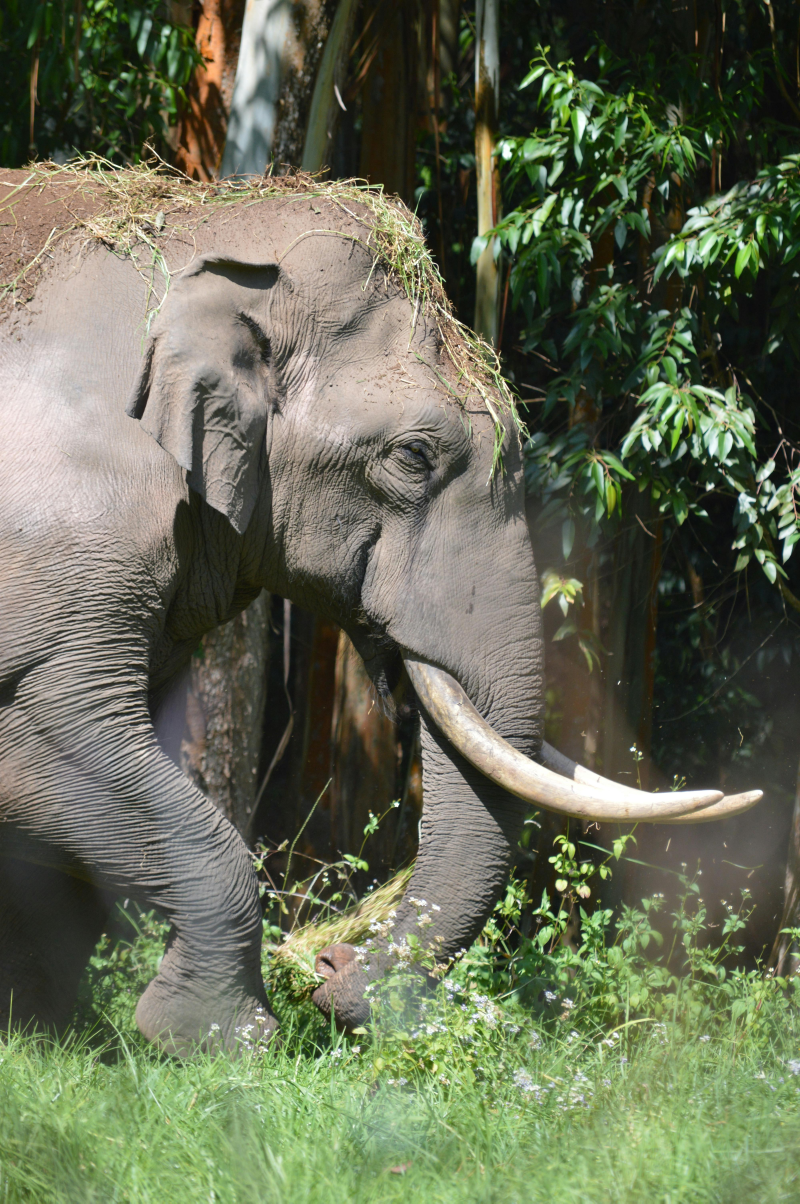
#> input picture OFDM/pexels-tian-2499271.jpg, 4000 x 6016 px, found by its file name (shown at 1/5 size)
$ jupyter execute OFDM.ipynb
#> lines starting #> are read from the running program, lines starting #| are printed output that depends on the picture
# 🧩 OFDM Fundamentals

--> **Author:** Rahul Gulia
--> **Ph.D. Student**
--> **Rochester Institute of Technology**

## Key Points:

1. Multi-carrier modulation: OFDM divides a high-rate data stream into multiple low-rate substreams distributed over orthogonal carriers.
2. Orthogonal signals: In OFDM, sub-carriers are spaced at intervals delta_f = 1/T, where T is the symbol duration

[cell 1]
import numpy as np
import matplotlib.pyplot as plt

# Parameters
T = 1  # symbol duration (seconds)
N = 4  # number of subcarriers
fs = 100  # sampling frequency
t = np.linspace(0, T, int(T * fs), endpoint=False)

# Generate orthogonal subcarriers
subcarriers = [np.sin(2 * np.pi * n / T * t) for n in range(N)]

# Plot the subcarriers
plt.figure(figsize=(12, 8))
for i, carrier in enumerate(subcarriers):
    plt.subplot(N, 1, i + 1)
    plt.plot(t, carrier, label=f'Subcarrier {i} (f = {i/T:.1f} Hz)')
    plt.title(f'Orthogonal Subcarrier {i}')
    plt.ylabel('Amplitude')
    plt.grid(True)
    plt.legend(loc='upper right')
plt.xlabel('Time (s)')
plt.tight_layout()
plt.show()
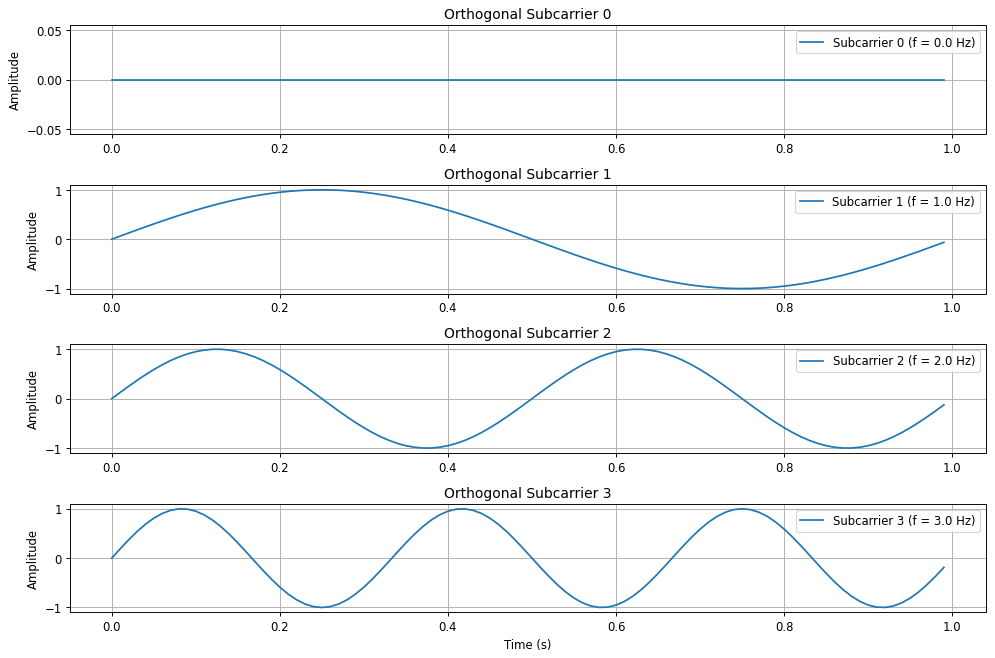
#> figure drawn by matplotlib, 4 panels; panel 2: curve peaks at x = 0.25, y = 1; panel 3: curve peaks at x = 0.12, y = 0.998; panel 4: curve peaks at x = 0.75, y = 1

* After learning about the orthogonal signals, lets dive into OFDM

# OFDM: Transmitting random bits

[cell 2]
import numpy as np
import matplotlib.pyplot as plt
from scipy import interpolate

def ofdm_simulation():
    # Simulation parameters
    num_bits = 10000
    mod_scheme = '16-QAM'
    N = 64                  # Number of subcarriers
    CP = 16                 # Cyclic prefix length
    pilot_positions = [0, 16, 32, 48]
    snr_db_values = np.arange(0, 50, 2)  # Reasonable SNR range

    # Modulation config
    config = {
        'QPSK': {
            'bits': 2,
            'symbols': np.array([1+1j, -1+1j, -1-1j, 1-1j]) / np.sqrt(2)
        },
        '16-QAM': {
            'bits': 4,
            'symbols': np.array([
                -3-3j, -3-1j, -3+3j, -3+1j,
                -1-3j, -1-1j, -1+3j, -1+1j,
                 3-3j,  3-1j,  3+3j,  3+1j,
                 1-3j,  1-1j,  1+3j,  1+1j
            ]) / np.sqrt(10)  # Normalize average power to 1
        }
    }
    cfg = config[mod_scheme]

    # Generate random bitstream (ensure it's a multiple of bits per symbol)
    tx_bits = np.random.randint(0, 2, num_bits)
    extra_bits = len(tx_bits) % cfg['bits']
    if extra_bits != 0:
        tx_bits = tx_bits[:-extra_bits]

    # Map bits to symbols
    reshaped_bits = tx_bits.reshape(-1, cfg['bits'])
    symbol_indices = np.array([int("".join(str(b) for b in row), 2) for row in reshaped_bits])
    tx_symbols = cfg['symbols'][symbol_indices]

    ber_results = []

    for snr_db in snr_db_values:
        # Padding symbols to fill complete OFDM blocks
        symbols = np.copy(tx_symbols)
        if len(symbols) % N != 0:
            pad = N - len(symbols) % N
            symbols = np.concatenate([symbols, np.zeros(pad, dtype=complex)])

        ofdm_blocks = symbols.reshape(-1, N)

        # Insert pilots
        pilot_symbol = 1 + 1j
        ofdm_blocks[:, pilot_positions] = pilot_symbol

        # IFFT and add Cyclic Prefix
        time_blocks = np.fft.ifft(ofdm_blocks, axis=1)
        time_blocks_cp = np.concatenate([time_blocks[:, -CP:], time_blocks], axis=1)
        tx_signal = time_blocks_cp.flatten()

        # Channel (multipath + AWGN)
        channel_taps = np.array([1.0, 0.0, 0.3])
        channel_taps = channel_taps / np.linalg.norm(channel_taps)  # Normalize energy
        rx_signal = np.convolve(tx_signal, channel_taps, mode='same')  # Apply multipath
        signal_power = np.mean(np.abs(rx_signal)**2)
        noise_power = signal_power / (10**(snr_db/10))
        noise = np.sqrt(noise_power/2) * (np.random.randn(len(rx_signal)) + 1j*np.random.randn(len(rx_signal)))
        rx_signal += noise  # Add AWGN *after* channel

        # Receiver: Reshape & Remove CP
        rx_blocks = rx_signal.reshape(-1, N + CP)
        rx_blocks = rx_blocks[:, CP:]  # Remove CP
        rx_symbols_blocks = np.fft.fft(rx_blocks, axis=1)

        # Channel Estimation (pilot-based)
        H_est = np.ones_like(rx_symbols_blocks)
        for pos in pilot_positions:
            H_est[:, pos] = rx_symbols_blocks[:, pos] / pilot_symbol

        # Interpolate channel response across all subcarriers
        x = np.arange(N)
        for i in range(H_est.shape[0]):
            H_real = interpolate.interp1d(pilot_positions, H_est[i, pilot_positions].real, kind='linear', fill_value="extrapolate")(x)
            H_imag = interpolate.interp1d(pilot_positions, H_est[i, pilot_positions].imag, kind='linear', fill_value="extrapolate")(x)
            H_est[i] = H_real + 1j * H_imag

        # Equalize
        rx_eq = rx_symbols_blocks / H_est
        rx_eq = rx_eq.flatten()[:len(tx_symbols)]  # Trim padding

        # Symbol Detection
        distances = np.abs(rx_eq[:, None] - cfg['symbols'][None, :])
        detected_indices = np.argmin(distances, axis=1)

        # Convert symbol indices back to bits
        rx_bits = np.array([np.binary_repr(i, width=cfg['bits']) for i in detected_indices])
        rx_bits = np.array([list(map(int, b)) for b in rx_bits]).flatten()

        # Compute BER
        min_len = min(len(tx_bits), len(rx_bits))
        ber = np.mean(tx_bits[:min_len] != rx_bits[:min_len])
        ber_results.append(ber)
        print(f"SNR: {snr_db:2d} dB | BER: {ber:.3e} | {'✓' if ber < 0.1 else '✗'}")

    # Plot results
    plt.figure(figsize=(10, 6))
    plt.semilogy(snr_db_values, ber_results, 'bo-', linewidth=2, markersize=6)
    plt.xlabel('SNR (dB)')
    plt.ylabel('Bit Error Rate (BER)')
    plt.title(f'OFDM BER Performance ({mod_scheme})')
    plt.grid(True, which='both')
    plt.tight_layout()
    plt.show()
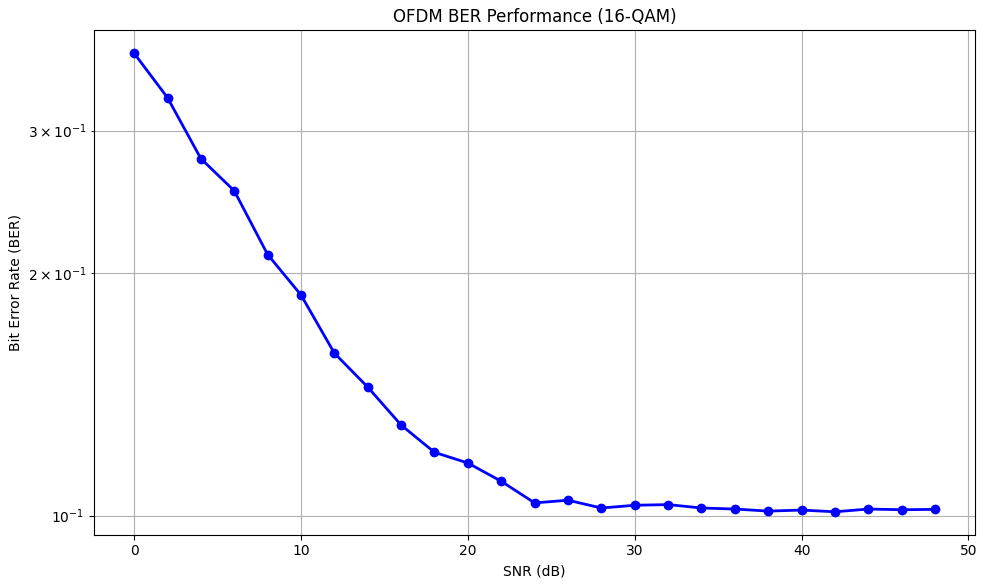
#> figure drawn by matplotlib, 1 panel; curve peaks at x = 0, y = 0.374

ofdm_simulation()

# OFDM Model: Transmitting an image file

                                Input Data → Modulation (QAM/PSK) → Serial to Parallel → IFFT → Add Cyclic Prefix
                                                                       ↓

                                                Channel (with multipath fading and noise)
                                                                       ↓

                                Output Data ← Demodulation ← Parallel to Serial ← FFT ← Remove Cyclic Prefix

[cell 3]
import numpy as np
import matplotlib.pyplot as plt
from PIL import Image
from scipy import interpolate

# === Helper Functions (helper_function.py - Integrated) ===
def get_modulation_config(mod_scheme):
    if mod_scheme == 'BPSK':
        return {'bits_per_symbol': 1, 'constellation': np.array([-1+0j, 1+0j])}
    elif mod_scheme == 'QPSK':
        return {'bits_per_symbol': 2, 'constellation': np.array([-1-1j, -1+1j, 1-1j, 1+1j]) / np.sqrt(2)}
    elif mod_scheme == '8-PSK':
        return {'bits_per_symbol': 3, 'constellation': np.exp(1j * np.arange(0, 2 * np.pi, 2 * np.pi / 8))}
    elif mod_scheme == '16-QAM':
        return {'bits_per_symbol': 4, 'constellation': np.array([-3-3j, -3-1j, -3+3j, -3+1j,
                                                                 -1-3j, -1-1j, -1+3j, -1+1j,
                                                                  3-3j,  3-1j,  3+3j,  3+1j,
                                                                  1-3j,  1-1j,  1+3j,  1+1j]) / np.sqrt(10)}
    elif mod_scheme == '64-QAM':
        levels = [-7, -5, -3, -1, 1, 3, 5, 7]
        constellation = np.array([x + 1j * y for y in levels for x in levels]) / np.sqrt(42)
        return {'bits_per_symbol': 6, 'constellation': constellation}
    elif mod_scheme == '256-QAM':
        levels = [-15, -13, -11, -9, -7, -5, -3, -1, 1, 3, 5, 7, 9, 11, 13, 15]
        constellation = np.array([x + 1j * y for y in levels for x in levels]) / np.sqrt(170)
        return {'bits_per_symbol': 8, 'constellation': constellation}
    else:
        raise ValueError(f"Unsupported modulation scheme: {mod_scheme}")

def modulate_bits(bits, mod_scheme):
    config = get_modulation_config(mod_scheme)
    bits_per_symbol = config['bits_per_symbol']
    constellation = config['constellation']
    num_symbols = len(bits) // bits_per_symbol
    if len(bits) % bits_per_symbol != 0:
        raise ValueError("Number of bits must be a multiple of bits per symbol.")
    indices = bits.reshape(-1, bits_per_symbol).dot(1 << np.arange(bits_per_symbol - 1, -1, -1))
    return constellation[indices]

def demodulate_symbols(symbols, mod_scheme):
    config = get_modulation_config(mod_scheme)
    constellation = config['constellation']
    bits_per_symbol = config['bits_per_symbol']
    demodulated_bits = []
    for symbol in symbols:
        distances = np.abs(constellation - symbol)**2
        closest_index = np.argmin(distances)
        binary_representation = np.binary_repr(closest_index, width=bits_per_symbol)
        demodulated_bits.extend([int(b) for b in binary_representation])
    return np.array(demodulated_bits)

def add_awgn(signal, snr_db):
    snr_linear = 10**(snr_db / 10)
    signal_power = np.mean(np.abs(signal)**2)
    noise_power = signal_power / snr_linear
    if np.iscomplexobj(signal):
        noise = np.sqrt(noise_power / 2) * (np.random.randn(*signal.shape) + 1j * np.random.randn(*signal.shape))
    else:
        noise = np.sqrt(noise_power) * np.random.randn(*signal.shape)
    return signal + noise

def plot_constellation(received_symbols, transmitted_symbols=None):
    plt.scatter(np.real(received_symbols), np.imag(received_symbols), marker='o', label='Received Symbols')
    if transmitted_symbols is not None:
        plt.scatter(np.real(transmitted_symbols), np.imag(transmitted_symbols), marker='x', color='red', label='Transmitted Symbols')
    plt.xlabel('In-Phase')
    plt.ylabel('Quadrature')
    plt.title('Constellation Diagram')
    plt.legend()
    plt.grid(True)
    plt.axis('equal')

# === Main Script ===
if __name__ == "__main__":
    # === Step 1: Load and Preprocess Image ===
    img_path = "/home/rg9828/Documents/Blogger/Cellular_Modem/Cellular_Modem/pexels-tian-2499271.jpg"
    try:
        img = Image.open(img_path).convert('L')  # Grayscale
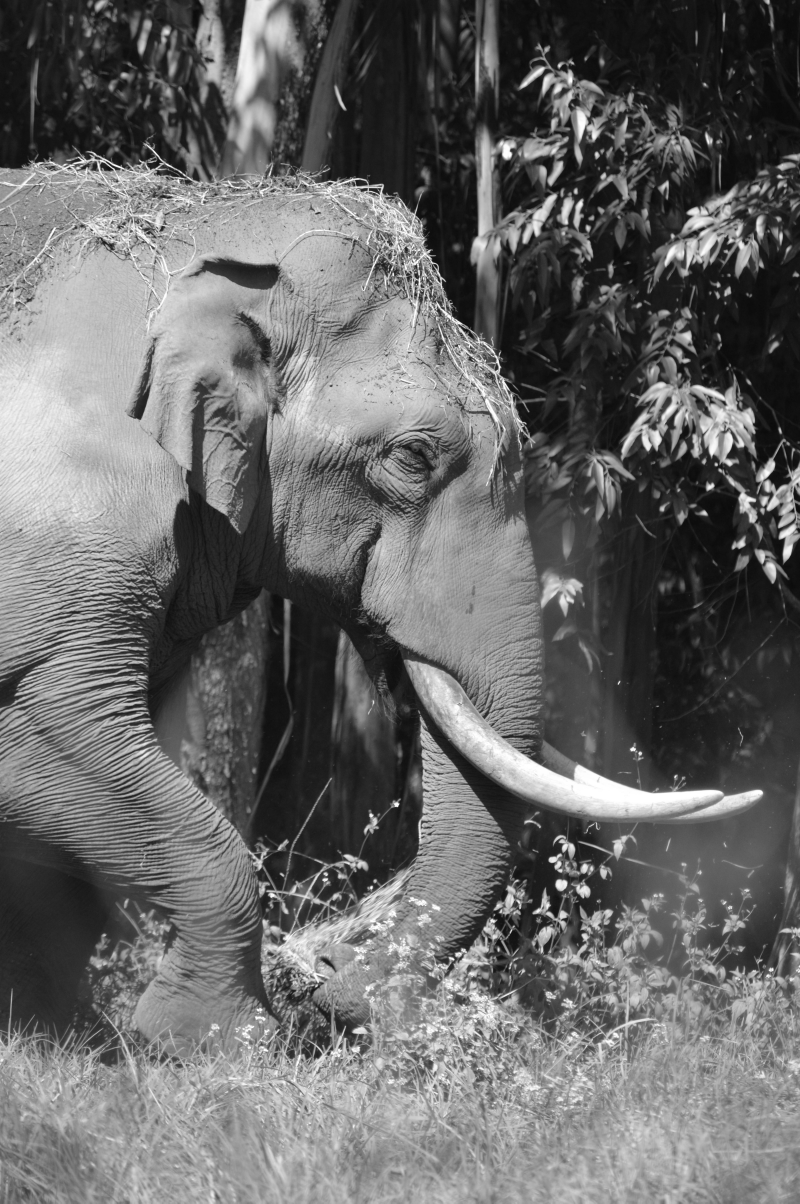
#> img: PIL image 4000x6016 L (shown at 1/5 size); min 6, max 255, mean 104.6
        img = img.resize((128, 128))             # Resize image
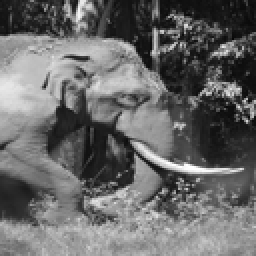
#> img: PIL image 128x128 L (shown 2 times larger); min 6, max 255, mean 104.6
        img_array = np.array(img)
        binary_data = np.unpackbits(img_array.astype(np.uint8))  # Flatten to 1D binary
    except FileNotFoundError:
        print(f"Error: Image file not found at {img_path}. Using random binary data instead.")
        binary_data = np.random.randint(0, 2, 128 * 128 * 8)

    # === Step 2: OFDM Configuration ===
    N = 64  # OFDM subcarriers
    CP = 16
    modulation_schemes = ['BPSK', 'QPSK', '8-PSK', '16-QAM', '64-QAM', '256-QAM']
    snr_db_values = np.arange(0, 40, 2)  # Increased SNR range to accommodate higher modulations
    pilot_positions = np.arange(0, N, 8)  # Increased pilot density
    channel_taps = np.array([0.9, 0.2 * np.exp(-1j * np.pi / 4)]) # More realistic channel

    ber_results_all_schemes = {}

    # === Step 3: BER Calculation for Each Modulation Scheme ===
    for mod_scheme in modulation_schemes:
        print(f"\n--- Calculating BER vs SNR for Modulation: {mod_scheme} ---")
        ber_results = []
        mod_config = get_modulation_config(mod_scheme)
        bits_per_symbol = mod_config['bits_per_symbol']
        num_symbols = len(binary_data) // bits_per_symbol
        tx_bits_original = np.array(binary_data[:num_symbols * bits_per_symbol])
        tx_symbols_original = modulate_bits(tx_bits_original, mod_scheme)

        for snr_db in snr_db_values:
            symbols = np.copy(tx_symbols_original)
            if len(symbols) % N != 0:
                padding_len = N - len(symbols) % N
                symbols = np.concatenate([symbols, np.zeros(padding_len, dtype=complex)])

            num_ofdm_blocks = len(symbols) // N
            ofdm_blocks = symbols.reshape(num_ofdm_blocks, N)
            pilot_value = 1 + 1j
            for block in ofdm_blocks:
                block[pilot_positions] = pilot_value

            time_blocks = np.fft.ifft(ofdm_blocks, axis=1)
            time_blocks_cp = np.concatenate([time_blocks[:, -CP:], time_blocks], axis=1)
            tx_signal = time_blocks_cp.flatten()

            # Channel and Noise
            rx_signal = add_awgn(tx_signal, snr_db)
            rx_signal = np.convolve(rx_signal, channel_taps, mode='same')

            # OFDM Demodulation
            num_rx_blocks = len(rx_signal) // (N + CP)
            if num_rx_blocks * (N + CP) > len(rx_signal):
                num_rx_blocks -= 1
            rx_blocks = rx_signal[:num_rx_blocks * (N + CP)].reshape(-1, N + CP)
            rx_blocks_cp_removed = rx_blocks[:, CP:]
            rx_symbols_blocks_noisy = np.fft.fft(rx_blocks_cp_removed, axis=1)

            # Channel Estimation
            H_est = np.zeros_like(rx_symbols_blocks_noisy, dtype=complex)
            pilot_indices = np.array(pilot_positions)
            for block_idx in range(rx_symbols_blocks_noisy.shape[0]):
                received_pilots = rx_symbols_blocks_noisy[block_idx, pilot_indices]
                channel_at_pilots = received_pilots / pilot_value
                interp_real = interpolate.interp1d(pilot_indices, np.real(channel_at_pilots), kind='linear', fill_value="extrapolate")
                interp_imag = interpolate.interp1d(pilot_indices, np.imag(channel_at_pilots), kind='linear', fill_value="extrapolate")
                H_est[block_idx, :] = interp_real(np.arange(N)) + 1j * interp_imag(np.arange(N))

            # Equalization
            rx_symbols_eq_blocks = rx_symbols_blocks_noisy / H_est
            rx_symbols_eq = rx_symbols_eq_blocks.flatten()[:len(tx_symbols_original)]

            # Demodulation
            rx_bits_final = demodulate_symbols(rx_symbols_eq, mod_scheme)[:len(tx_bits_original)]

            # BER Calculation
            ber = np.mean(rx_bits_final != tx_bits_original)
            ber_results.append(ber)
            print(f"SNR: {snr_db} dB, BER: {ber:.2e} ({mod_scheme})")

        ber_results_all_schemes[mod_scheme] = ber_results

    # === Step 4: Plot BER Curves ===
    plt.figure(figsize=(12, 7))
    for mod_scheme, ber_results in ber_results_all_schemes.items():
        plt.semilogy(snr_db_values, ber_results, marker='o', linestyle='-', label=mod_scheme)
    plt.xlabel('SNR (dB)')
    plt.ylabel('Bit Error Rate (BER)')
    plt.title('BER vs SNR for Different Modulation Schemes in OFDM System')
    plt.grid(True, which="both", ls="--")
    plt.ylim(1e-6, 1)
    plt.legend()
    plt.show()

    # === Step 5: Reconstruct Image for a Fixed SNR ===
    fixed_snr_db = 30  # Increased SNR for higher modulations
    num_rows = 2
    num_cols = 4
    plt.figure(figsize=(15, 10))
    plt.subplot(num_rows, num_cols, 1)
    plt.imshow(img_array, cmap='gray')
    plt.title("Original Image")
    plt.axis('off')

    for i, mod_scheme in enumerate(modulation_schemes):
        print(f"\n--- Reconstructing Image with Modulation: {mod_scheme} at SNR = {fixed_snr_db} dB ---")
        mod_config = get_modulation_config(mod_scheme)
        bits_per_symbol = mod_config['bits_per_symbol']
        num_symbols = len(binary_data) // bits_per_symbol
        tx_bits_original = np.array(binary_data[:num_symbols * bits_per_symbol])
        tx_symbols_original = modulate_bits(tx_bits_original, mod_scheme)

        symbols = np.copy(tx_symbols_original)
        if len(symbols) % N != 0:
            padding_len = N - len(symbols) % N
            symbols = np.concatenate([symbols, np.zeros(padding_len, dtype=complex)])

        num_ofdm_blocks = len(symbols) // N
        ofdm_blocks = symbols.reshape(num_ofdm_blocks, N)
        pilot_value = 1 + 1j
        for block in ofdm_blocks:
            block[pilot_positions] = pilot_value

        time_blocks = np.fft.ifft(ofdm_blocks, axis=1)
        time_blocks_cp = np.concatenate([time_blocks[:, -CP:], time_blocks], axis=1)
        tx_signal = time_blocks_cp.flatten()

        # Channel and Noise
        rx_signal = add_awgn(tx_signal, fixed_snr_db)
        rx_signal = np.convolve(rx_signal, channel_taps, mode='same')

        # OFDM Demodulation
        num_rx_blocks = len(rx_signal) // (N + CP)
        if num_rx_blocks * (N + CP) > len(rx_signal):
            num_rx_blocks -= 1
        rx_blocks = rx_signal[:num_rx_blocks * (N + CP)].reshape(-1, N + CP)
        rx_blocks_cp_removed = rx_blocks[:, CP:]
        rx_symbols_blocks_noisy = np.fft.fft(rx_blocks_cp_removed, axis=1)

        # Channel Estimation
        H_est = np.zeros_like(rx_symbols_blocks_noisy, dtype=complex)
        pilot_indices = np.array(pilot_positions)
        for block_idx in range(rx_symbols_blocks_noisy.shape[0]):
            received_pilots = rx_symbols_blocks_noisy[block_idx, pilot_indices]
            channel_at_pilots = received_pilots / pilot_value
            interp_real = interpolate.interp1d(pilot_indices, np.real(channel_at_pilots), kind='linear', fill_value="extrapolate")
            interp_imag = interpolate.interp1d(pilot_indices, np.imag(channel_at_pilots), kind='linear', fill_value="extrapolate")
            H_est[block_idx, :] = interp_real(np.arange(N)) + 1j * interp_imag(np.arange(N))

        # Equalization
        rx_symbols_eq_blocks = rx_symbols_blocks_noisy / H_est
        rx_symbols_eq = rx_symbols_eq_blocks.flatten()[:len(tx_symbols_original)]

        # Demodulation
        rx_bits_final = demodulate_symbols(rx_symbols_eq, mod_scheme)[:len(tx_bits_original)]
        rx_bits_padded = np.pad(rx_bits_final, (0, binary_data.size - len(rx_bits_final)), 'constant')
        rx_bits_packed = np.packbits(rx_bits_padded)
        rx_image_array = rx_bits_packed[:128*128].reshape((128, 128))
        rx_image = Image.fromarray(rx_image_array.astype(np.uint8))

        # Plot Reconstructed Image
        plt.subplot(num_rows, num_cols, i + 2)
        plt.imshow(rx_image, cmap='gray')
        plt.title(f"Reconstructed ({mod_scheme})")
        plt.axis('off')

    plt.tight_layout()
    plt.show()
